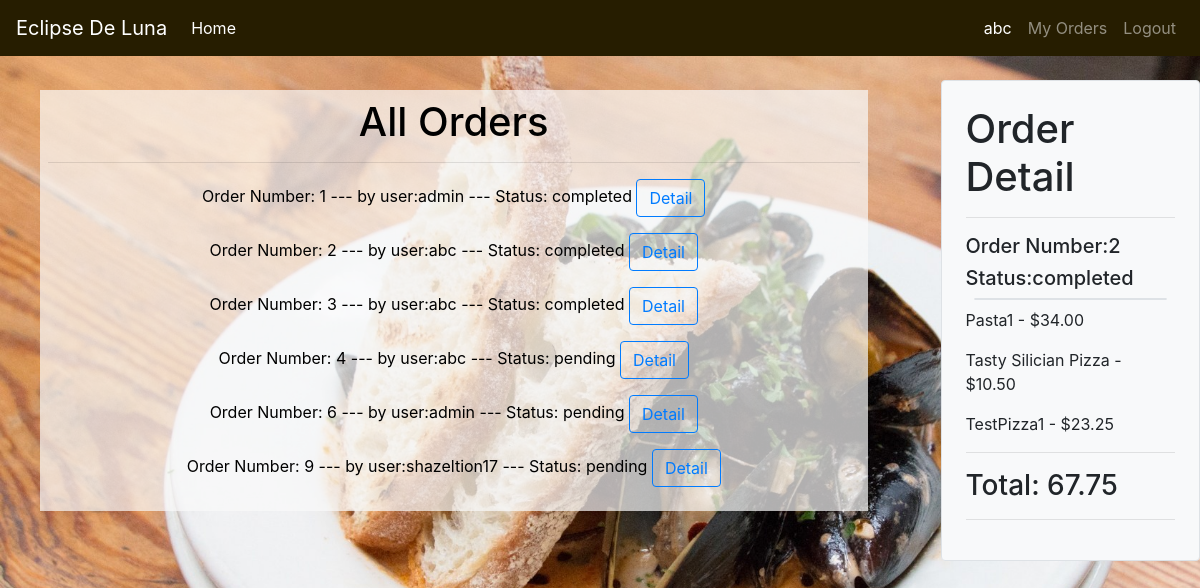
The page /staff_order/abc/2 on the database its author committed.
### orders/models.py (models this page shows, shortened)
class User_order(models.Model):
    user=models.ForeignKey(User,on_delete=models.CASCADE)
    order_number=models.IntegerField()
    status=models.CharField(max_length=64,default='initiated')

class Cart(models.Model):
    user =models.ForeignKey(User,on_delete=models.CASCADE)
    number=models.IntegerField()
    name = models.CharField(max_length=64)
    price = models.DecimalField(max_digits=7,decimal_places=2)
    def __str__(self):
        return f"{self.name} - ${self.price} "

### orders/views.py (the view)
# urls.py: path("staff_order/<str:user>/<str:order_number>", views.staff_order, name="staff_order"),
def staff_order(request,user,order_number):
    user = User.objects.get(username=user)
    context = {
        "Checkout":Cart.objects.filter(user=user,number=order_number),
        "Total":list(Cart.objects.filter(user=user,number=order_number).aggregate(Sum('price')).values())[0],
        "Order_number":order_number,
        "user":user,
        "All_orders":User_order.objects.exclude(status='initiated'),
        "Status":User_order.objects.get(user=user,order_number=order_number).status
    }
    return render(request,"staff_order.html",context)

### orders/templates/staff_order.html (shortened to what this page needs)
{% extends "base.html" %}
{% block content%}
<div class="container-fluid pt-3">
  <div class="row">
      <div class="col-9 text-center">
        <div class="back_col p-2">
          <h1>All Orders</h1>
          <hr>
      {% for item in All_orders%}
        <p>Order Number: {{item.order_number}}            ---  by user:{{item.user}}  ---  Status: {{item.status}}
        <button type="button" class="btn btn-outline-primary" > <a href="{% url 'staff_order' item.user item.order_number%}">Detail</a></button>
      </p>
      {% endfor %}
        </div>
      </div>
      <div class="col-3 pl-5 ">
              {% if user.is_authenticated %}
              <div class="bg-light p-4 border rounded position-fixed">
              {% if Status != 'initiated'%}
              <h1>Order Detail</h1>
              <hr>
              <h5>Order Number:{{Order_number}}</h5>
              <h5>Status:{{Status}}</h5>
              <div class="border rounded m-2"></div>
              {% for item in Checkout %}
                  <p>{{item}} </p>
              {% endfor %}
              <hr>
              <h3>Total: {{Total}}</h3>
              <hr>
              {% endif %}
              </div>
              {% endif %}
      </div>
  </div>
</div>
{% endblock %}

### orders/templates/base.html (shortened to what this page needs)
<!DOCTYPE html>
<html style="height: 100%" lang="en">
<head>
    {% load static %}
    <link rel="stylesheet" href="https://maxcdn.bootstrapcdn.com/bootstrap/4.4.1/css/bootstrap.min.css">
    <link rel="stylesheet" type="text/css" href="{% static 'style.css' %}">
</head>
<body style="height: 100%">
   <nav class="navbar navbar-expand-lg navbar-dark bg-dark fixed-top">
    <a class="navbar-brand" href="{% url 'index'%}">Eclipse De Luna</a>
    <ul class="navbar-nav mr-auto">
      <li class="nav-item active">
        <a class="nav-link" href="{% url 'index'%}">Home <span class="sr-only">(current)</span></a>
      </li>
    </ul>
    <div class="collapse navbar-collapse" id="navbarNav">
      <ul class="navbar-nav ml-auto">
        {% if user.is_authenticated %}
        <li class="nav-item active">
          <a class="nav-link" href="#">{{user}} <span class="sr-only">(current)</span></a>
        </li>
        <li class="nav-item">
          <a class="nav-link" href="{% url 'myOrders' Order_number%}">My Orders</a>
        </li>
        <li class="nav-item">
          <a class="nav-link" href="{% url 'logout'%}">Logout</a>
        </li>
        {% endif %}
      </ul>
    </div>
  </nav>
<div class="container-fluid mt-5 pt-3" >
  {%block content%}
  {% endblock %}
</div>
</body>
</html>

### orders/static/style.css (style rules this page uses)
.bg-dark { background-color: #261d00!important; }
.back_col { background-color: rgba(250, 250, 250 ,.7); margin: 10px; color: black; }

### rows shown on the page
User_order: order_number "1", user "admin", status "completed"
User_order: order_number "2", user "abc", status "completed"
User_order: order_number "3", user "abc", status "completed"
User_order: order_number "4", user "abc", status "pending"
User_order: order_number "6", user "admin", status "pending"
User_order: order_number "9", user "shazeltion17", status "pending"
Cart: name+price "Pasta1 - $34.00"
Cart: name+price "Tasty Silician Pizza - $10.50"
Cart: name+price "TestPizza1 - $23.25"

### other values the page prints
{{ user }} "abc"
{{ Order_number }} "2"
{{ Total }} "67.75"
